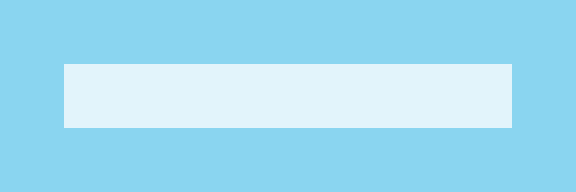

The image is a tile-based game level rendered from a .tmx file. Its description and source (layers, tilesets, objects; grid data summarised) follow:
An orthogonal 9x3 tile map with 64x64 px tiles, 1 tile layer (background) and 4 objects (player, exit, condition, operation).

<map version="1.0" orientation="orthogonal" width="9" height="3" tilewidth="64" tileheight="64">
 <properties>
  <property name="help" value="The % operation gives the remainder of the division" />
  <property name="time" value="10" />
 </properties>
 <tileset firstgid="1" name="tileset" tilewidth="64" tileheight="64" spacing="2" margin="2">
  <image source="../tiles/tiles.png" width="128" height="256" />
  <tile id="1">
   <properties>
    <property name="walkable" value="true" />
   </properties>
  </tile>
 </tileset>
 <layer name="background" width="9" height="3">
  <data>[27 cells, 27 non-empty, 2 distinct tile ids]</data>
 </layer>
 <objectgroup name="objects" width="9" height="3">
  <object name="player" type="player" x="64" y="64" width="64" height="64">
   <properties>
    <property name="value" value="10" />
   </properties>
  </object>
  <object name="exit" x="448" y="64" width="64" height="64" />
  <object name="=:2" type="condition" x="320" y="64" width="64" height="64" />
  <object name="%:4" type="operation" x="192" y="64" width="64" height="64" />
 </objectgroup>
</map>
